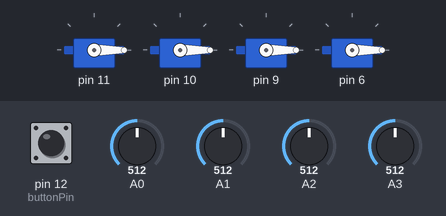
Simulated run of this sketch. Board: Arduino Uno, built with avr-gcc and run on an emulated ATmega328P. On the bench: 4 × servo. Inputs (shaded band) come from the test bench; at power-on: A0 = 512, A1 = 512, A2 = 512, A3 = 512, pin 12 (buttonPin) LOW.

Above: at 1.2 s.
1.3 s: A0 set to 538
At 2.5 s:
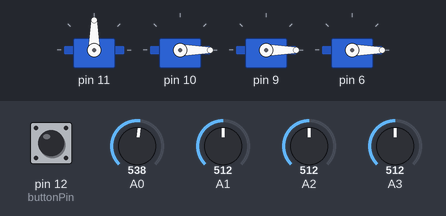
2.8 s: A1 set to 543
At 3.9 s:
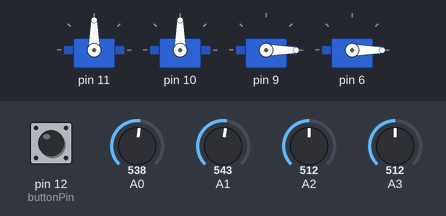
4.3 s: A2 set to 538
At 5.2 s:
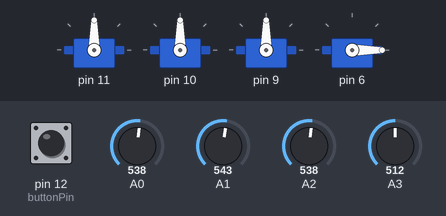
5.8 s: A3 set to 716
At 6.5 s:
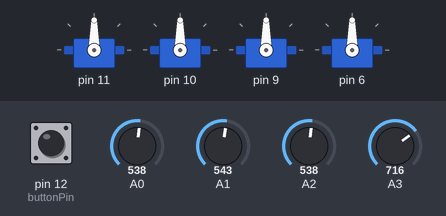
7.3 s: A3 set to 992
At 8.4 s:
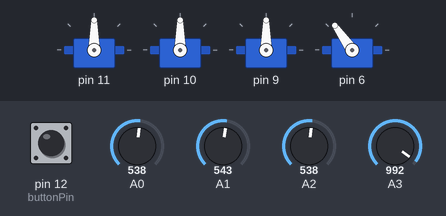
8.8 s: A3 set to 306
At 9.7 s:
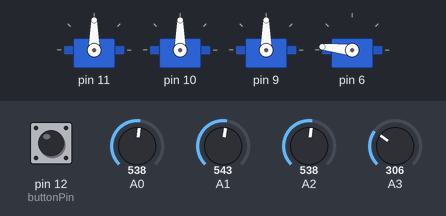
Timing chart, 0 to 11.3 s (numbered marks = the images above; inputs shaded):
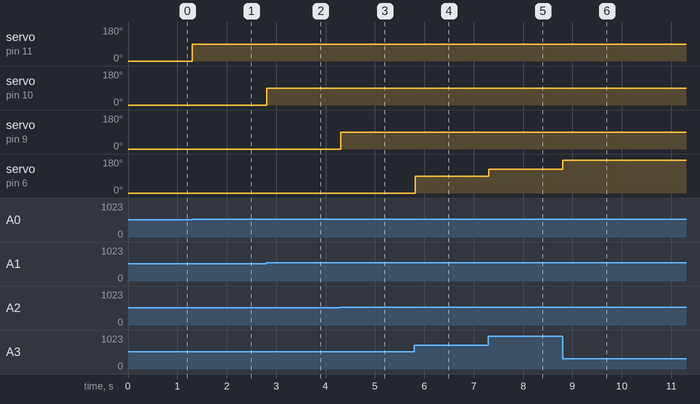

Measured:
- the behaviour switches between 528 and 529 on A0 (found by bisection; images 0 and 1)
- the behaviour switches between 528 and 529 on A1 (found by bisection; images 1 and 2)
- the behaviour switches between 528 and 529 on A2 (found by bisection; images 2 and 3)
- after the input at 1.3 s, servo on pin 11: 0° → 90° at once
- after the input at 2.8 s, servo on pin 10: 0° → 90° at once
- after the input at 4.3 s, servo on pin 9: 0° → 90° at once
- after the input at 5.8 s, servo on pin 6: 0° → 90° at once
- after the input at 7.3 s, servo on pin 6: 90° → 125° at once
- after the input at 8.8 s, servo on pin 6: 125° → 174° at once

The sketch:

record_pay__robot_new_algo_2.ino
```cpp
#define buttonPin 12
#include <Servo.h>
Servo motor[4];

int AnalogOut[4]={0,0,0,0};
int NewAnalogOut[4]= {0,0,0,0};
int storage[4][50];
int storage_loc= 0;
int recording = 0;
int last_storage_loc=0;
int Start_point=0;
int Next_point=1;
int i=0;


      /*int s0=storage[0][Start_point];
      int e0=storage[0][Next_point];
      int s1=storage[1][Start_point];
      int e1=storage[1][Next_point];
      int s2=storage[2][Start_point];
      int e2=storage[2][Next_point];
      int s3=storage[3][Start_point];
      int e3=storage[3][Next_point];*/


  int Switch = 12;
  int Switch_State = 0;
  int Switch_State_Last = 0;
  int counter = 0;
  int task=0;

/*int debounce = 20;
int DCgap = 250;
int holdTime = 1000;
int longHoldTime = 3000;
boolean buttonVal = HIGH;
boolean buttonLast = HIGH;
boolean DCwaiting = false;
boolean DConUp = false;
boolean singleOK = true;
long downTime = -1;
long upTime = -1;
boolean ignoreUp = false;
boolean waitForUp = false;
boolean holdEventPast = false;
boolean longHoldEventPast = false;*/

void(* resetFunc) (void) = 0;


void setup()
{
  pinMode(buttonPin,INPUT);
  Serial.begin(9600);
  motor[0].attach(11);
  motor[1].attach(10);
  motor[2].attach(9);
  motor[3].attach(6);
  pinMode(Switch, INPUT);
}
void loop()
{
  servorun();
  //int flag=checkButton();

  if(task==1)      //button short press
   {
    for(i=0;i<=3;i++)
      {
        storage[i][storage_loc] = NewAnalogOut[i];
        //Serial.println(storage[i][storage_loc]);
        Serial.println(storage_loc);

      }
        last_storage_loc=storage_loc;
        storage_loc++;
        task=0;
  }
  else if(task==2)      //button long press
  {
    record_run();
  }

Switch_State = digitalRead(Switch);
  if (Switch_State == HIGH) {
  counter++;
  if(counter>50 && counter<59)
  {
    task=2;    //switch hold and release
    counter=0;
  }

  }
  else if(Switch_State == LOW && (Switch_State != Switch_State_Last) && counter<50 && counter>2)
  {
    task=1;     //single click
    counter=0;
  }
  delay(15);

  Switch_State_Last = Switch_State;

 if(task==1 || task==2)
 {
  //Serial.println(task);
 }


 }


void record_run()
{
     storage_loc = 0;
    while (true)
     {


      if (storage_loc <= last_storage_loc)
        {
          for(i=0;i<=3;i++)
          {
            motor[i].write(storage[i][storage_loc]);

            //Serial.println(storage[i][storage_loc]);
            Serial.println(storage_loc);
          }
          storage_loc++;
            delay(600);

        }
      else if(storage_loc > last_storage_loc)
      {
        storage_loc=0;
      }


    }

}
void servorun()
{
  int i=0;
  int sensorValue[4] = {analogRead(A0),analogRead(A1),analogRead(A2),analogRead(A3)};
  for(i=0;i<=3;i++)
    {
      NewAnalogOut[i] = map(sensorValue[i], 0, 1023, 0, 180);
      if (abs(NewAnalogOut[i] - AnalogOut[i]) > 2)
      {
        motor[i].write(AnalogOut[i]);
        AnalogOut[i] = NewAnalogOut[i];
      }
    }

}


/*int checkButton() {
   int event = 0;
   buttonVal = digitalRead(buttonPin);
   // Button pressed down
   if (buttonVal == LOW && buttonLast == HIGH && (millis() - upTime) > debounce)
   {
       downTime = millis();
       ignoreUp = false;
       waitForUp = false;
       singleOK = true;
       holdEventPast = false;
       longHoldEventPast = false;
       if ((millis()-upTime) < DCgap && DConUp == false && DCwaiting == true)  DConUp = true;
       else  DConUp = false;
       DCwaiting = false;
   }
   // Button released
   else if (buttonVal == HIGH && buttonLast == LOW && (millis() - downTime) > debounce)
   {
       if (not ignoreUp)
       {
           upTime = millis();
           if (DConUp == false) DCwaiting = true;
           else
           {
               event = 2;
               DConUp = false;
               DCwaiting = false;
               singleOK = false;
           }
       }
   }
   // Test for normal click event: DCgap expired
   if ( buttonVal == HIGH && (millis()-upTime) >= DCgap && DCwaiting == true && DConUp == false && singleOK == true && event != 2)
   {
       event = 1;
       DCwaiting = false;
   }
   // Test for hold
   if (buttonVal == LOW && (millis() - downTime) >= holdTime) {
       // Trigger "normal" hold
       if (not holdEventPast)
       {
           event = 3;
           waitForUp = true;
           ignoreUp = true;
           DConUp = false;
           DCwaiting = false;
           //downTime = millis();
           holdEventPast = true;
       }
       // Trigger "long" hold
       if ((millis() - downTime) >= longHoldTime)
       {
           if (not longHoldEventPast)
           {
               event = 4;
               longHoldEventPast = true;
           }
       }
   }
   buttonLast = buttonVal;
   return event;
}*/
```
